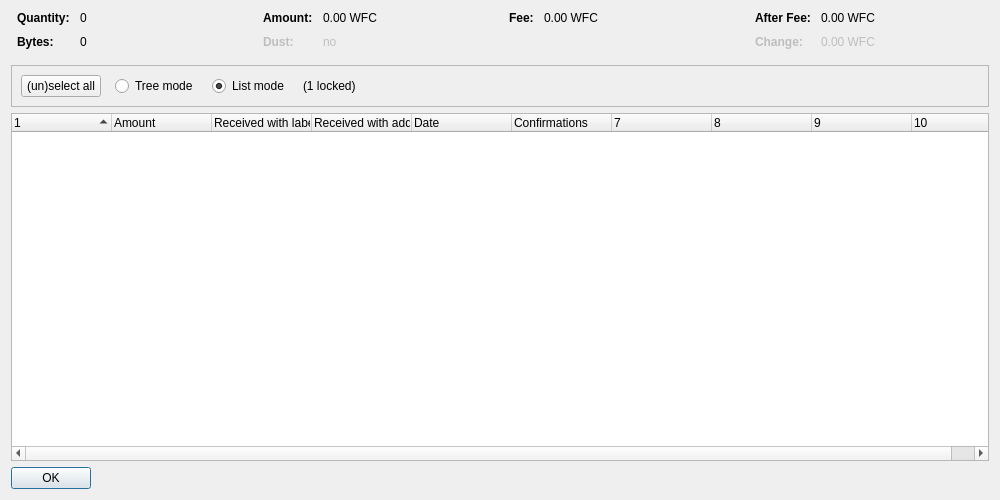
<?xml version="1.0" encoding="UTF-8"?>
<ui version="4.0">
 <class>CoinControlDialog</class>
 <widget class="QDialog" name="CoinControlDialog">
  <property name="geometry">
   <rect>
    <x>0</x>
    <y>0</y>
    <width>1000</width>
    <height>500</height>
   </rect>
  </property>
  <property name="windowTitle">
   <string>Coin Selection</string>
  </property>
  <layout class="QVBoxLayout" name="verticalLayout">
   <item>
    <layout class="QHBoxLayout" name="horizontalLayoutTop" stretch="0,0,0,0">
     <property name="topMargin">
      <number>0</number>
     </property>
     <property name="bottomMargin">
      <number>10</number>
     </property>
     <item>
      <layout class="QFormLayout" name="formLayoutCoinControl1">
       <property name="horizontalSpacing">
        <number>10</number>
       </property>
       <property name="verticalSpacing">
        <number>10</number>
       </property>
       <property name="leftMargin">
        <number>6</number>
       </property>
       <property name="rightMargin">
        <number>6</number>
       </property>
       <item row="0" column="0">
        <widget class="QLabel" name="labelCoinControlQuantityText">
         <property name="font">
          <font>
           <weight>75</weight>
           <bold>true</bold>
          </font>
         </property>
         <property name="text">
          <string>Quantity:</string>
         </property>
        </widget>
       </item>
       <item row="0" column="1">
        <widget class="QLabel" name="labelCoinControlQuantity">
         <property name="cursor">
          <cursorShape>IBeamCursor</cursorShape>
         </property>
         <property name="contextMenuPolicy">
          <enum>Qt::ActionsContextMenu</enum>
         </property>
         <property name="text">
          <string notr="true">0</string>
         </property>
         <property name="textInteractionFlags">
          <set>Qt::LinksAccessibleByMouse|Qt::TextSelectableByKeyboard|Qt::TextSelectableByMouse</set>
         </property>
        </widget>
       </item>
       <item row="1" column="0">
        <widget class="QLabel" name="labelCoinControlBytesText">
         <property name="font">
          <font>
           <weight>75</weight>
           <bold>true</bold>
          </font>
         </property>
         <property name="text">
          <string>Bytes:</string>
         </property>
        </widget>
       </item>
       <item row="1" column="1">
        <widget class="QLabel" name="labelCoinControlBytes">
         <property name="cursor">
          <cursorShape>IBeamCursor</cursorShape>
         </property>
         <property name="contextMenuPolicy">
          <enum>Qt::ActionsContextMenu</enum>
         </property>
         <property name="text">
          <string notr="true">0</string>
         </property>
         <property name="textInteractionFlags">
          <set>Qt::LinksAccessibleByMouse|Qt::TextSelectableByKeyboard|Qt::TextSelectableByMouse</set>
         </property>
        </widget>
       </item>
      </layout>
     </item>
     <item>
      <layout class="QFormLayout" name="formLayoutCoinControl2">
       <property name="horizontalSpacing">
        <number>10</number>
       </property>
       <property name="verticalSpacing">
        <number>10</number>
       </property>
       <property name="leftMargin">
        <number>6</number>
       </property>
       <property name="rightMargin">
        <number>6</number>
       </property>
       <item row="0" column="0">
        <widget class="QLabel" name="labelCoinControlAmountText">
         <property name="font">
          <font>
           <weight>75</weight>
           <bold>true</bold>
          </font>
         </property>
         <property name="text">
          <string>Amount:</string>
         </property>
        </widget>
       </item>
       <item row="0" column="1">
        <widget class="QLabel" name="labelCoinControlAmount">
         <property name="cursor">
          <cursorShape>IBeamCursor</cursorShape>
         </property>
         <property name="contextMenuPolicy">
          <enum>Qt::ActionsContextMenu</enum>
         </property>
         <property name="text">
          <string notr="true">0.00 WFC</string>
         </property>
         <property name="textInteractionFlags">
          <set>Qt::LinksAccessibleByMouse|Qt::TextSelectableByKeyboard|Qt::TextSelectableByMouse</set>
         </property>
        </widget>
       </item>
       <item row="1" column="0">
        <widget class="QLabel" name="labelCoinControlLowOutputText">
         <property name="enabled">
          <bool>false</bool>
         </property>
         <property name="font">
          <font>
           <weight>75</weight>
           <bold>true</bold>
          </font>
         </property>
         <property name="text">
          <string>Dust:</string>
         </property>
        </widget>
       </item>
       <item row="1" column="1">
        <widget class="QLabel" name="labelCoinControlLowOutput">
         <property name="enabled">
          <bool>false</bool>
         </property>
         <property name="cursor">
          <cursorShape>IBeamCursor</cursorShape>
         </property>
         <property name="contextMenuPolicy">
          <enum>Qt::ActionsContextMenu</enum>
         </property>
         <property name="text">
          <string notr="true">no</string>
         </property>
         <property name="textInteractionFlags">
          <set>Qt::LinksAccessibleByMouse|Qt::TextSelectableByKeyboard|Qt::TextSelectableByMouse</set>
         </property>
        </widget>
       </item>
      </layout>
     </item>
     <item>
      <layout class="QFormLayout" name="formLayoutCoinControl3">
       <property name="horizontalSpacing">
        <number>10</number>
       </property>
       <property name="verticalSpacing">
        <number>10</number>
       </property>
       <property name="leftMargin">
        <number>6</number>
       </property>
       <property name="rightMargin">
        <number>6</number>
       </property>
       <item row="0" column="0">
        <widget class="QLabel" name="labelCoinControlFeeText">
         <property name="font">
          <font>
           <weight>75</weight>
           <bold>true</bold>
          </font>
         </property>
         <property name="text">
          <string>Fee:</string>
         </property>
        </widget>
       </item>
       <item row="0" column="1">
        <widget class="QLabel" name="labelCoinControlFee">
         <property name="cursor">
          <cursorShape>IBeamCursor</cursorShape>
         </property>
         <property name="contextMenuPolicy">
          <enum>Qt::ActionsContextMenu</enum>
         </property>
         <property name="text">
          <string notr="true">0.00 WFC</string>
         </property>
         <property name="textInteractionFlags">
          <set>Qt::LinksAccessibleByMouse|Qt::TextSelectableByKeyboard|Qt::TextSelectableByMouse</set>
         </property>
        </widget>
       </item>
      </layout>
     </item>
     <item>
      <layout class="QFormLayout" name="formLayoutCoinControl4">
       <property name="horizontalSpacing">
        <number>10</number>
       </property>
       <property name="verticalSpacing">
        <number>10</number>
       </property>
       <property name="leftMargin">
        <number>6</number>
       </property>
       <property name="rightMargin">
        <number>6</number>
       </property>
       <item row="0" column="0">
        <widget class="QLabel" name="labelCoinControlAfterFeeText">
         <property name="font">
          <font>
           <weight>75</weight>
           <bold>true</bold>
          </font>
         </property>
         <property name="text">
          <string>After Fee:</string>
         </property>
        </widget>
       </item>
       <item row="0" column="1">
        <widget class="QLabel" name="labelCoinControlAfterFee">
         <property name="cursor">
          <cursorShape>IBeamCursor</cursorShape>
         </property>
         <property name="contextMenuPolicy">
          <enum>Qt::ActionsContextMenu</enum>
         </property>
         <property name="text">
          <string notr="true">0.00 WFC</string>
         </property>
         <property name="textInteractionFlags">
          <set>Qt::LinksAccessibleByMouse|Qt::TextSelectableByKeyboard|Qt::TextSelectableByMouse</set>
         </property>
        </widget>
       </item>
       <item row="1" column="0">
        <widget class="QLabel" name="labelCoinControlChangeText">
         <property name="enabled">
          <bool>false</bool>
         </property>
         <property name="font">
          <font>
           <weight>75</weight>
           <bold>true</bold>
          </font>
         </property>
         <property name="text">
          <string>Change:</string>
         </property>
        </widget>
       </item>
       <item row="1" column="1">
        <widget class="QLabel" name="labelCoinControlChange">
         <property name="enabled">
          <bool>false</bool>
         </property>
         <property name="cursor">
          <cursorShape>IBeamCursor</cursorShape>
         </property>
         <property name="contextMenuPolicy">
          <enum>Qt::ActionsContextMenu</enum>
         </property>
         <property name="text">
          <string notr="true">0.00 WFC</string>
         </property>
         <property name="textInteractionFlags">
          <set>Qt::LinksAccessibleByMouse|Qt::TextSelectableByKeyboard|Qt::TextSelectableByMouse</set>
         </property>
        </widget>
       </item>
      </layout>
     </item>
    </layout>
   </item>
   <item>
    <widget class="QFrame" name="frame">
     <property name="minimumSize">
      <size>
       <width>0</width>
       <height>40</height>
      </size>
     </property>
     <property name="frameShape">
      <enum>QFrame::StyledPanel</enum>
     </property>
     <property name="frameShadow">
      <enum>QFrame::Sunken</enum>
     </property>
     <layout class="QHBoxLayout" name="horizontalLayout">
      <item>
       <layout class="QHBoxLayout" name="horizontalLayoutPanel" stretch="0,0,0,0,0">
        <property name="spacing">
         <number>14</number>
        </property>
        <item>
         <widget class="QPushButton" name="pushButtonSelectAll">
          <property name="sizePolicy">
           <sizepolicy hsizetype="Maximum" vsizetype="Fixed">
            <horstretch>0</horstretch>
            <verstretch>0</verstretch>
           </sizepolicy>
          </property>
          <property name="text">
           <string>(un)select all</string>
          </property>
          <property name="autoDefault">
           <bool>false</bool>
          </property>
         </widget>
        </item>
        <item>
         <widget class="QRadioButton" name="radioTreeMode">
          <property name="sizePolicy">
           <sizepolicy hsizetype="Maximum" vsizetype="Fixed">
            <horstretch>0</horstretch>
            <verstretch>0</verstretch>
           </sizepolicy>
          </property>
          <property name="text">
           <string>Tree mode</string>
          </property>
         </widget>
        </item>
        <item>
         <widget class="QRadioButton" name="radioListMode">
          <property name="sizePolicy">
           <sizepolicy hsizetype="Maximum" vsizetype="Fixed">
            <horstretch>0</horstretch>
            <verstretch>0</verstretch>
           </sizepolicy>
          </property>
          <property name="text">
           <string>List mode</string>
          </property>
          <property name="checked">
           <bool>true</bool>
          </property>
         </widget>
        </item>
        <item>
         <widget class="QLabel" name="labelLocked">
          <property name="text">
           <string notr="true">(1 locked)</string>
          </property>
         </widget>
        </item>
        <item>
         <spacer name="horizontalSpacer">
          <property name="orientation">
           <enum>Qt::Horizontal</enum>
          </property>
          <property name="sizeHint" stdset="0">
           <size>
            <width>40</width>
            <height>20</height>
           </size>
          </property>
         </spacer>
        </item>
       </layout>
      </item>
     </layout>
    </widget>
   </item>
   <item>
    <widget class="CoinControlTreeWidget" name="treeWidget">
     <property name="contextMenuPolicy">
      <enum>Qt::CustomContextMenu</enum>
     </property>
     <property name="sortingEnabled">
      <bool>false</bool>
     </property>
     <property name="columnCount">
      <number>10</number>
     </property>
     <attribute name="headerShowSortIndicator" stdset="0">
      <bool>true</bool>
     </attribute>
     <attribute name="headerStretchLastSection">
      <bool>false</bool>
     </attribute>
     <column>
      <property name="text">
       <string/>
      </property>
     </column>
     <column>
      <property name="text">
       <string>Amount</string>
      </property>
     </column>
     <column>
      <property name="text">
       <string>Received with label</string>
      </property>
     </column>
     <column>
      <property name="text">
       <string>Received with address</string>
      </property>
     </column>
     <column>
      <property name="text">
       <string>Date</string>
      </property>
     </column>
     <column>
      <property name="text">
       <string>Confirmations</string>
      </property>
      <property name="toolTip">
       <string>Confirmed</string>
      </property>
     </column>
     <column>
      <property name="text">
       <string/>
      </property>
     </column>
     <column>
      <property name="text">
       <string/>
      </property>
     </column>
     <column>
      <property name="text">
       <string/>
      </property>
     </column>
     <column>
      <property name="text">
       <string/>
      </property>
     </column>
    </widget>
   </item>
   <item>
    <widget class="QDialogButtonBox" name="buttonBox">
     <property name="sizePolicy">
      <sizepolicy hsizetype="Maximum" vsizetype="Fixed">
       <horstretch>0</horstretch>
       <verstretch>0</verstretch>
      </sizepolicy>
     </property>
     <property name="orientation">
      <enum>Qt::Horizontal</enum>
     </property>
     <property name="standardButtons">
      <set>QDialogButtonBox::Ok</set>
     </property>
    </widget>
   </item>
  </layout>
 </widget>
 <customwidgets>
  <customwidget>
   <class>CoinControlTreeWidget</class>
   <extends>QTreeWidget</extends>
   <header>coincontroltreewidget.h</header>
  </customwidget>
 </customwidgets>
 <resources/>
 <connections/>
</ui>
